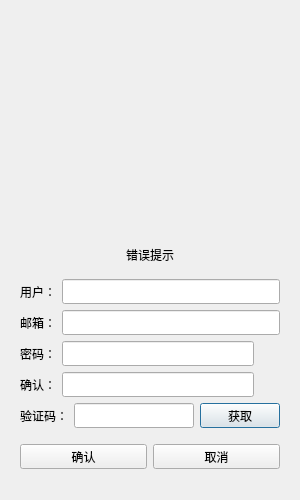
<?xml version="1.0" encoding="UTF-8"?>
<ui version="4.0">
 <class>RegisterDialog</class>
 <widget class="QDialog" name="RegisterDialog">
  <property name="geometry">
   <rect>
    <x>0</x>
    <y>0</y>
    <width>300</width>
    <height>500</height>
   </rect>
  </property>
  <property name="minimumSize">
   <size>
    <width>300</width>
    <height>500</height>
   </size>
  </property>
  <property name="maximumSize">
   <size>
    <width>300</width>
    <height>500</height>
   </size>
  </property>
  <property name="windowTitle">
   <string>Dialog</string>
  </property>
  <layout class="QVBoxLayout" name="verticalLayout_2">
   <item>
    <layout class="QVBoxLayout" name="verticalLayout">
     <item>
      <widget class="QStackedWidget" name="stackedWidget">
       <property name="currentIndex">
        <number>0</number>
       </property>
       <widget class="QWidget" name="page">
        <layout class="QVBoxLayout" name="verticalLayout_3">
         <item>
          <layout class="QHBoxLayout" name="horizontalLayout_8">
           <property name="bottomMargin">
            <number>0</number>
           </property>
           <item>
            <widget class="QLabel" name="label">
             <property name="minimumSize">
              <size>
               <width>200</width>
               <height>200</height>
              </size>
             </property>
             <property name="maximumSize">
              <size>
               <width>200</width>
               <height>200</height>
              </size>
             </property>
             <property name="text">
              <string/>
             </property>
             <property name="pixmap">
              <pixmap resource="res.qrc">:/res/wechatimg.png</pixmap>
             </property>
             <property name="scaledContents">
              <bool>true</bool>
             </property>
            </widget>
           </item>
          </layout>
         </item>
         <item>
          <spacer name="verticalSpacer">
           <property name="orientation">
            <enum>Qt::Vertical</enum>
           </property>
           <property name="sizeHint" stdset="0">
            <size>
             <width>20</width>
             <height>40</height>
            </size>
           </property>
          </spacer>
         </item>
         <item>
          <widget class="QWidget" name="widget" native="true">
           <layout class="QVBoxLayout" name="verticalLayout_4">
            <item>
             <widget class="QLabel" name="err_tip">
              <property name="text">
               <string>错误提示</string>
              </property>
              <property name="alignment">
               <set>Qt::AlignCenter</set>
              </property>
             </widget>
            </item>
           </layout>
          </widget>
         </item>
         <item>
          <layout class="QHBoxLayout" name="horizontalLayout">
           <item>
            <widget class="QLabel" name="user_label">
             <property name="minimumSize">
              <size>
               <width>0</width>
               <height>25</height>
              </size>
             </property>
             <property name="maximumSize">
              <size>
               <width>16777215</width>
               <height>25</height>
              </size>
             </property>
             <property name="text">
              <string>用户：</string>
             </property>
            </widget>
           </item>
           <item>
            <widget class="QLineEdit" name="user_edit">
             <property name="minimumSize">
              <size>
               <width>0</width>
               <height>25</height>
              </size>
             </property>
             <property name="maximumSize">
              <size>
               <width>16777215</width>
               <height>25</height>
              </size>
             </property>
            </widget>
           </item>
          </layout>
         </item>
         <item>
          <layout class="QHBoxLayout" name="horizontalLayout_3">
           <item>
            <widget class="QLabel" name="email_label">
             <property name="minimumSize">
              <size>
               <width>0</width>
               <height>25</height>
              </size>
             </property>
             <property name="maximumSize">
              <size>
               <width>16777215</width>
               <height>25</height>
              </size>
             </property>
             <property name="text">
              <string>邮箱：</string>
             </property>
            </widget>
           </item>
           <item>
            <widget class="QLineEdit" name="email_edit">
             <property name="minimumSize">
              <size>
               <width>0</width>
               <height>25</height>
              </size>
             </property>
             <property name="maximumSize">
              <size>
               <width>16777215</width>
               <height>25</height>
              </size>
             </property>
            </widget>
           </item>
          </layout>
         </item>
         <item>
          <layout class="QHBoxLayout" name="horizontalLayout_4">
           <item>
            <widget class="QLabel" name="pass_label">
             <property name="minimumSize">
              <size>
               <width>0</width>
               <height>25</height>
              </size>
             </property>
             <property name="maximumSize">
              <size>
               <width>16777215</width>
               <height>25</height>
              </size>
             </property>
             <property name="text">
              <string>密码：</string>
             </property>
            </widget>
           </item>
           <item>
            <widget class="QLineEdit" name="pass_edit">
             <property name="minimumSize">
              <size>
               <width>0</width>
               <height>25</height>
              </size>
             </property>
             <property name="maximumSize">
              <size>
               <width>16777215</width>
               <height>25</height>
              </size>
             </property>
            </widget>
           </item>
           <item>
            <widget class="ClickedLabel" name="pass_visible">
             <property name="minimumSize">
              <size>
               <width>20</width>
               <height>20</height>
              </size>
             </property>
             <property name="maximumSize">
              <size>
               <width>20</width>
               <height>20</height>
              </size>
             </property>
             <property name="styleSheet">
              <string notr="true"/>
             </property>
             <property name="text">
              <string/>
             </property>
            </widget>
           </item>
          </layout>
         </item>
         <item>
          <layout class="QHBoxLayout" name="horizontalLayout_5">
           <item>
            <widget class="QLabel" name="confirm_label">
             <property name="minimumSize">
              <size>
               <width>0</width>
               <height>25</height>
              </size>
             </property>
             <property name="maximumSize">
              <size>
               <width>16777215</width>
               <height>25</height>
              </size>
             </property>
             <property name="text">
              <string>确认：</string>
             </property>
            </widget>
           </item>
           <item>
            <widget class="QLineEdit" name="confirm_edit">
             <property name="minimumSize">
              <size>
               <width>0</width>
               <height>25</height>
              </size>
             </property>
             <property name="maximumSize">
              <size>
               <width>16777215</width>
               <height>25</height>
              </size>
             </property>
            </widget>
           </item>
           <item>
            <widget class="ClickedLabel" name="confirm_visible">
             <property name="minimumSize">
              <size>
               <width>20</width>
               <height>20</height>
              </size>
             </property>
             <property name="maximumSize">
              <size>
               <width>20</width>
               <height>20</height>
              </size>
             </property>
             <property name="styleSheet">
              <string notr="true"/>
             </property>
             <property name="text">
              <string/>
             </property>
            </widget>
           </item>
          </layout>
         </item>
         <item>
          <layout class="QHBoxLayout" name="horizontalLayout_6">
           <item>
            <widget class="QLabel" name="verify_label">
             <property name="minimumSize">
              <size>
               <width>0</width>
               <height>25</height>
              </size>
             </property>
             <property name="maximumSize">
              <size>
               <width>16777215</width>
               <height>25</height>
              </size>
             </property>
             <property name="text">
              <string>验证码：</string>
             </property>
            </widget>
           </item>
           <item>
            <widget class="QLineEdit" name="verify_edit">
             <property name="minimumSize">
              <size>
               <width>0</width>
               <height>25</height>
              </size>
             </property>
             <property name="maximumSize">
              <size>
               <width>16777215</width>
               <height>25</height>
              </size>
             </property>
            </widget>
           </item>
           <item>
            <widget class="TimerBtn" name="get_code">
             <property name="minimumSize">
              <size>
               <width>0</width>
               <height>25</height>
              </size>
             </property>
             <property name="maximumSize">
              <size>
               <width>16777215</width>
               <height>25</height>
              </size>
             </property>
             <property name="text">
              <string>获取</string>
             </property>
            </widget>
           </item>
          </layout>
         </item>
         <item>
          <spacer name="verticalSpacer_2">
           <property name="orientation">
            <enum>Qt::Vertical</enum>
           </property>
           <property name="sizeHint" stdset="0">
            <size>
             <width>20</width>
             <height>40</height>
            </size>
           </property>
          </spacer>
         </item>
         <item>
          <layout class="QHBoxLayout" name="horizontalLayout_7">
           <item>
            <widget class="QPushButton" name="sure_btn">
             <property name="minimumSize">
              <size>
               <width>0</width>
               <height>25</height>
              </size>
             </property>
             <property name="maximumSize">
              <size>
               <width>16777215</width>
               <height>25</height>
              </size>
             </property>
             <property name="text">
              <string>确认</string>
             </property>
            </widget>
           </item>
           <item>
            <widget class="QPushButton" name="cancel_btn">
             <property name="minimumSize">
              <size>
               <width>0</width>
               <height>25</height>
              </size>
             </property>
             <property name="maximumSize">
              <size>
               <width>16777215</width>
               <height>25</height>
              </size>
             </property>
             <property name="text">
              <string>取消</string>
             </property>
            </widget>
           </item>
          </layout>
         </item>
         <item>
          <spacer name="verticalSpacer_3">
           <property name="orientation">
            <enum>Qt::Vertical</enum>
           </property>
           <property name="sizeHint" stdset="0">
            <size>
             <width>20</width>
             <height>40</height>
            </size>
           </property>
          </spacer>
         </item>
        </layout>
       </widget>
       <widget class="QWidget" name="page_2">
        <layout class="QVBoxLayout" name="verticalLayout_5">
         <item>
          <spacer name="verticalSpacer_5">
           <property name="orientation">
            <enum>Qt::Vertical</enum>
           </property>
           <property name="sizeHint" stdset="0">
            <size>
             <width>20</width>
             <height>40</height>
            </size>
           </property>
          </spacer>
         </item>
         <item>
          <widget class="QLabel" name="tip_lb">
           <property name="text">
            <string>注册成功，5 s后返回登录</string>
           </property>
           <property name="alignment">
            <set>Qt::AlignCenter</set>
           </property>
          </widget>
         </item>
         <item>
          <widget class="QLabel" name="tip2_lb">
           <property name="text">
            <string>可点击返回按钮直接返回登录界面</string>
           </property>
           <property name="alignment">
            <set>Qt::AlignCenter</set>
           </property>
          </widget>
         </item>
         <item>
          <spacer name="verticalSpacer_6">
           <property name="orientation">
            <enum>Qt::Vertical</enum>
           </property>
           <property name="sizeHint" stdset="0">
            <size>
             <width>20</width>
             <height>40</height>
            </size>
           </property>
          </spacer>
         </item>
         <item>
          <widget class="QWidget" name="widget_2" native="true">
           <layout class="QHBoxLayout" name="horizontalLayout_2">
            <item>
             <spacer name="horizontalSpacer">
              <property name="orientation">
               <enum>Qt::Horizontal</enum>
              </property>
              <property name="sizeHint" stdset="0">
               <size>
                <width>40</width>
                <height>20</height>
               </size>
              </property>
             </spacer>
            </item>
            <item>
             <widget class="QPushButton" name="return_btn">
              <property name="minimumSize">
               <size>
                <width>0</width>
                <height>25</height>
               </size>
              </property>
              <property name="maximumSize">
               <size>
                <width>16777215</width>
                <height>25</height>
               </size>
              </property>
              <property name="text">
               <string>返回登录</string>
              </property>
             </widget>
            </item>
            <item>
             <spacer name="horizontalSpacer_2">
              <property name="orientation">
               <enum>Qt::Horizontal</enum>
              </property>
              <property name="sizeHint" stdset="0">
               <size>
                <width>40</width>
                <height>20</height>
               </size>
              </property>
             </spacer>
            </item>
           </layout>
          </widget>
         </item>
         <item>
          <spacer name="verticalSpacer_4">
           <property name="orientation">
            <enum>Qt::Vertical</enum>
           </property>
           <property name="sizeHint" stdset="0">
            <size>
             <width>20</width>
             <height>40</height>
            </size>
           </property>
          </spacer>
         </item>
        </layout>
       </widget>
      </widget>
     </item>
    </layout>
   </item>
  </layout>
 </widget>
 <customwidgets>
  <customwidget>
   <class>ClickedLabel</class>
   <extends>QLabel</extends>
   <header>clickedlabel.h</header>
  </customwidget>
  <customwidget>
   <class>TimerBtn</class>
   <extends>QPushButton</extends>
   <header location="global">timerbtn.h</header>
  </customwidget>
 </customwidgets>
 <resources>
  <include location="res.qrc"/>
 </resources>
 <connections/>
</ui>
